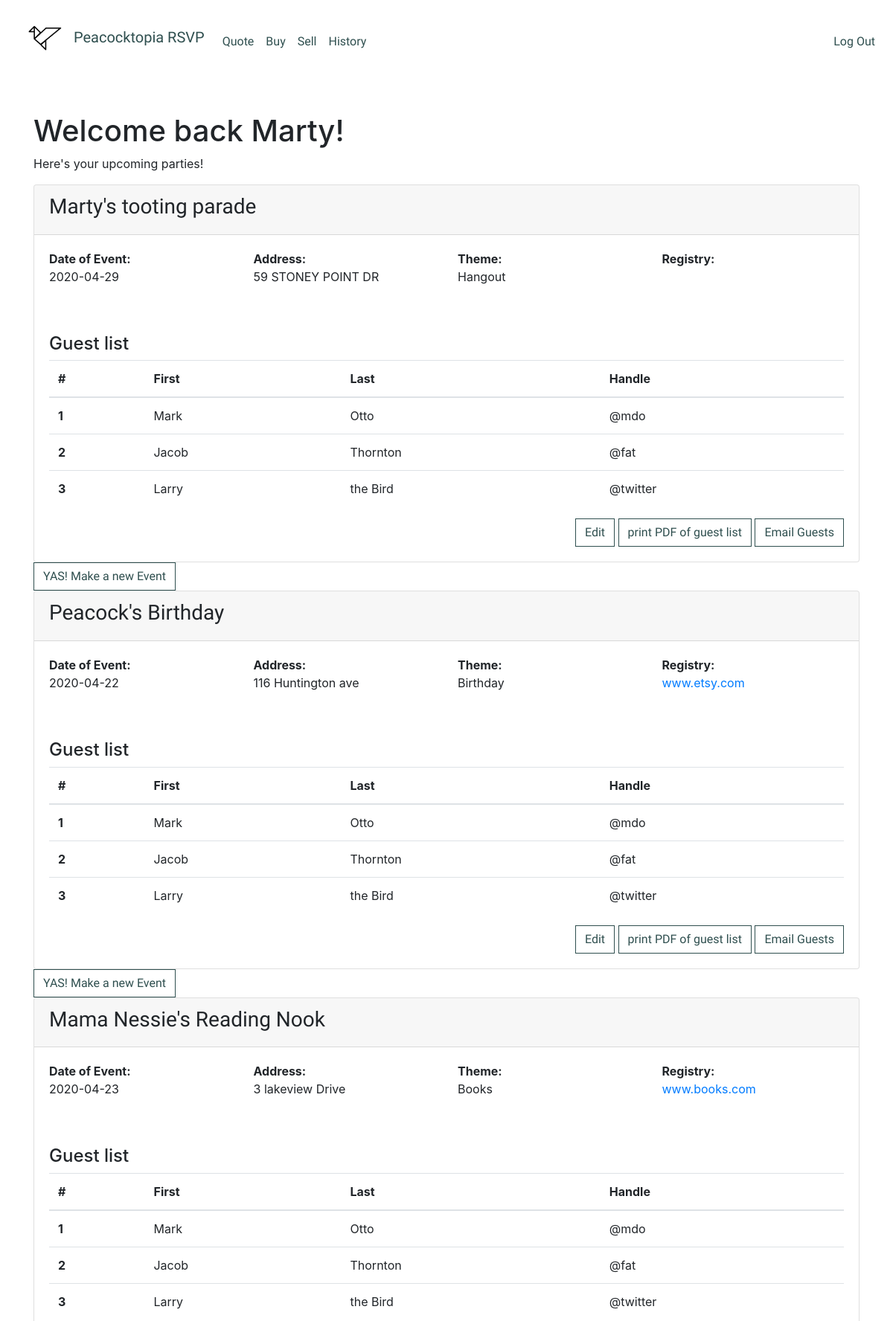
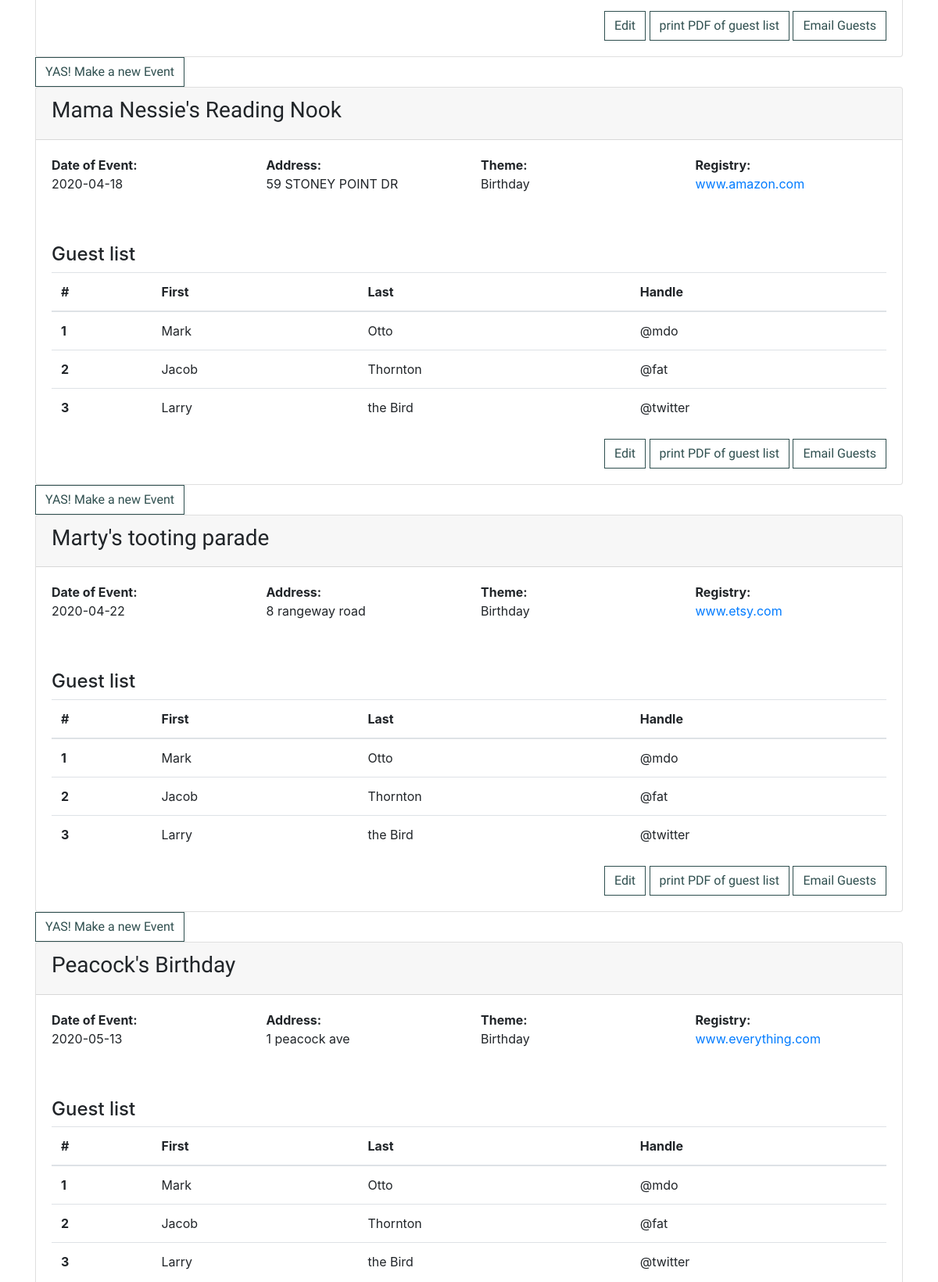
The app's page /dashboard (signed in, upper part) with its own data (2 pictures, top to bottom).
### tables this page shows
CREATE TABLE users (id integer PRIMARY KEY AUTOINCREMENT NOT NULL, username text, email text, hash text);

CREATE TABLE "events" (
	"id"	integer NOT NULL PRIMARY KEY AUTOINCREMENT,
	"user_id"	integer,
	"eventName"	text,
	"date"	text,
	"address"	text,
	"theme"	text,
	"registry"	text,
	"codes"	TEXT,
	FOREIGN KEY("user_id") REFERENCES "users"("id")
);

### app.py (the view)
@app.route("/dashboard", methods=["GET", "POST"])
@login_required
def dashboard():
	currentUser = int(session["user_id"])
	pprint.pprint("HELO!" + str(currentUser))
	c.execute("SELECT username FROM users WHERE id=?", (currentUser,))
	user = c.fetchone()['username']
	print(str(user))
	if request.method == "POST":
		return render_template("dashboard.html")
	else:
		c.execute("SELECT * FROM events WHERE user_id=?", (currentUser,))
		myEvents = c.fetchall()
		haveEvents = len(myEvents)
		return render_template("dashboard.html", user=user, haveEvents=haveEvents, myEvents=myEvents)

### app.py (called while the page is built)
@app.after_request
def after_request(response):
	response.headers["Cache-Control"] = "no-cache, no-store, must-revalidate"
	response.headers["Expires"] = 0
	response.headers["Pragma"] = "no-cache"
	return response

def login_required(f):
	@wraps(f)
	def decorated_function(*args, **kwargs):
		if session.get("user_id") is None:
			return redirect("/login")
		return f(*args, **kwargs)
	return decorated_function

### templates/dashboard.html (shortened to what this page needs)
{% extends "layout.html" %}
{% block main %}
<div class="container mt-md-5">
    <div class="row">
      	<div class="col">
  			<h1>Welcome back {{ user }}!</h1>
  			<p>Here's your upcoming parties!</p>
  			{%if haveEvents > 0 %}
  				{%for i in range(0, haveEvents)%}
	<div class="row">
		<div class="col-sm-12">
			<div class="card dashboard-card">
			  	<div class="card-header">
			    	<h3>{{ myEvents[i]['eventName'] }}</h3>
			  	</div>
			  	<div class="card-body">
			  		<div class="row">
					    <div class="col-sm">
					    	<label><strong>Date of Event:</strong></label>
					      	<p>{{ myEvents[i]['date'] }}</p>
					    </div>
					    <div class="col-sm">
					    	<label><strong>Address:</strong></label>
					      	<p>{{ myEvents[i]['address'] }}</p>
					    </div>
					    <div class="col-sm">
					    	<label><strong>Theme:</strong></label>
					      	<p>{{ myEvents[i]['theme'] }}</p>
					    </div>
					    <div class="col-sm">
					    	<label><strong>Registry:</strong></label>
					      	<p><a href="" target="_blank">{{ myEvents[i]['registry'] }}</a></p>
					    </div>
					</div>
					<h4 class="mt-md-5">Guest list</h4>
					<table class="table">
  <thead>
    <tr>
      <th scope="col">#</th>
      <th scope="col">First</th>
      <th scope="col">Last</th>
      <th scope="col">Handle</th>
    </tr>
  </thead>
  <tbody>
    <tr>
      <th scope="row">1</th>
      <td>Mark</td>
      <td>Otto</td>
      <td>@mdo</td>
    </tr>
    <tr>
      <th scope="row">2</th>
      <td>Jacob</td>
      <td>Thornton</td>
      <td>@fat</td>
    </tr>
    <tr>
      <th scope="row">3</th>
      <td>Larry</td>
      <td>the Bird</td>
      <td>@twitter</td>
    </tr>
  </tbody>
</table>
 <div class="text-right">
			    	<a href="#" class="btn btn-primary">Edit</a>
			    	<a href="#" class="btn btn-primary">print PDF of guest list</a>
			    	<a href="#" class="btn btn-primary">Email Guests</a>
			    </div>
			  	</div>
			</div>
		</div>
	</div>
	<a href="/newevent" class="btn btn-primary">YAS! Make a new Event</a>
  				{%endfor%}
  			{% else %}
		     	<p>Hmm it doesn't seem like you have any upcoming events. Would you like to add any?</p>
	  			<a href="/newevent" class="btn btn-primary">YAS! Make a new Event</a>
		    {% endif %}
  		</div>
  	</div>
</div>
{% endblock %}

### templates/layout.html (shortened to what this page needs)
<!DOCTYPE html>
<html lang="en">
    <head>
        <link href="https://maxcdn.bootstrapcdn.com/bootstrap/4.1.3/css/bootstrap.min.css" rel="stylesheet">
        <link href="/static/styles.css" rel="stylesheet">
    </head>
    <body>
        <nav class="navbar navbar-expand-md">
            <a class="navbar-brand" href="/">
                <img src="./static/images/geoBird.png" width="78" alt="">
                <span class="logo">Peacocktopia RSVP</span></a>
            <div class="collapse navbar-collapse" id="navbar">
                {% if session.user_id %}
                    <ul class="navbar-nav mr-auto mt-2">
                        <li class="nav-item"><a class="nav-link" href="/quote">Quote</a></li>
                        <li class="nav-item"><a class="nav-link" href="/buy">Buy</a></li>
                        <li class="nav-item"><a class="nav-link" href="/sell">Sell</a></li>
                        <li class="nav-item"><a class="nav-link" href="/history">History</a></li>
                    </ul>
                    <ul class="navbar-nav ml-auto mt-2">
                        <li class="nav-item"><a class="nav-link" href="/logout">Log Out</a></li>
                    </ul>
                {% endif %}
            </div>
        </nav>
        <main>
            {% block main %}{% endblock %}
        </main>
    </body>
</html>

### static/styles.css (style rules this page uses)
body { background-color: white; }
.navbar { font-family: 'Gentium Basic', serif; }
.navbar a { color: darkslategray; }
h3 { font-family: 'Gentium Basic', serif; }
.dashboard-card label { margin-bottom: 0; }
.btn-primary { border-radius: 0; font-family: 'Gentium Basic', serif; border-color: darkslategray; background-color: white; color: darkslategray; }

### records on screen
users: username "Marty"
events: eventName "Marty's tooting parade", date "2020-04-29", address "59 STONEY POINT DR", theme "Hangout"
events: eventName "Peacock's Birthday", date "2020-04-22", address "116 Huntington ave", theme "Birthday", registry "www.etsy.com"
events: eventName "Mama Nessie's Reading Nook", date "2020-04-23", address "3 lakeview Drive", theme "Books", registry "www.books.com"
events: eventName "Mama Nessie's Reading Nook", date "2020-04-18", address "59 STONEY POINT DR", theme "Birthday", registry "www.amazon.com"
events: eventName "Marty's tooting parade", date "2020-04-22", address "8 rangeway road", theme "Birthday", registry "www.etsy.com"
events: eventName "Peacock's Birthday", date "2020-05-13", address "1 peacock ave", theme "Birthday", registry "www.everything.com"
